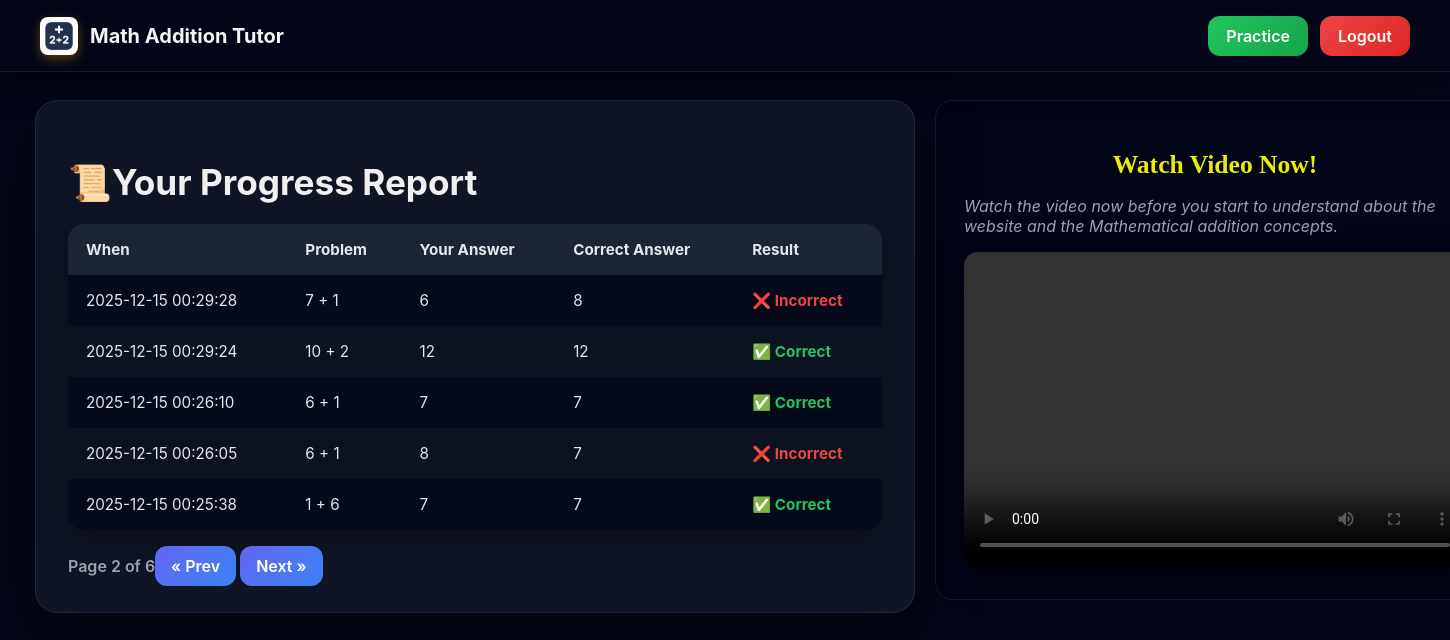
The page /?page=2 (signed in) on the database its author committed.
### app.py (models this page shows)
class Attempt(db.Model):
    id = db.Column(db.Integer, primary_key=True)
    user_id = db.Column(db.Integer, db.ForeignKey('user.id'), nullable=False)
    a = db.Column(db.Integer, nullable=False)
    b = db.Column(db.Integer, nullable=False)
    student_answer = db.Column(db.Integer, nullable=False)
    correct_answer = db.Column(db.Integer, nullable=False)
    is_correct = db.Column(db.Boolean, nullable=False)
    timestamp = db.Column(db.DateTime, default=db.func.current_timestamp())

### app.py (the view)
@app.route('/')
@login_required
def dashboard():
    page = request.args.get('page', 1, type=int)
    per_page = 10
    pagination = (
        Attempt.query.filter_by(user_id=current_user.id)
        .order_by(Attempt.timestamp.desc())
        .paginate(page=page, per_page=5, error_out=False)
    )
    return render_template(
        'dashboard.html',
        attempts=pagination.items,
        pagination=pagination,
    )

### app.py (called while the page is built)
@login_manager.user_loader
def load_user(user_id):
    return User.query.get(int(user_id))

### templates/dashboard.html (shortened to what this page needs)
{% extends "base.html" %}
{% block content %}
<div class="navbar">
  <div class="nav-left">
  <img src="{{ url_for('static', filename='assets/logo.png') }}" class="nav-logo" alt="Logo">
  <a href="{{ url_for('dashboard') }}">
    <span class="nav-title">Math Addition Tutor</span>
  </a>
</div>
  <div class="nav-right">
    <a href="{{ url_for('index') }}" class="btn-pmore-icon">Practice</a>
    <a href="{{ url_for('logout') }}" class="btn-logout-icon">Logout</a>
  </div>
</div>
<div class="main-container">
<div class="dashboard-container">
  <h1>📜Your Progress Report</h1>
  {% if attempts %}
  <table class="attempt-table">
    <thead>
      <tr>
        <th>When</th>
        <th>Problem</th>
        <th>Your Answer</th>
        <th>Correct Answer</th>
        <th>Result</th>
      </tr>
    </thead>
    <tbody>
      {% for attempt in attempts %}
      <tr>
        <td>{{ attempt.timestamp.strftime('%Y-%m-%d %H:%M:%S') if attempt.timestamp else '' }}</td>
        <td>{{ attempt.a }} + {{ attempt.b }}</td>
        <td>{{ attempt.student_answer }}</td>
        <td>{{ attempt.correct_answer }}</td>
        <td class="{{ 'correct' if attempt.is_correct else 'incorrect' }}">
          {{ "✅ Correct" if attempt.is_correct else "❌ Incorrect" }}
        </td>
      </tr>
      {% endfor %}
    </tbody>
  </table>
  <div class="pagination">
    <div>Page {{ pagination.page }} of {{ pagination.pages or 1 }}</div>
    <div>
      {% if pagination.has_prev %}
        <a href="{{ url_for('dashboard', page=pagination.prev_num) }}">« Prev</a>
      {% endif %}
      {% if pagination.has_next %}
        <a href="{{ url_for('dashboard', page=pagination.next_num) }}">Next »</a>
      {% endif %}
    </div>
  </div>
  {% else %}
    <p>No attempts yet. Try a problem first!</p>
  {% endif %}
</div>
<div class="video-section">
    <h2 class="video-text-tag">Watch Video Now!</h2>
    <p class="video-text-demo">Watch the video now before you start to understand about the website and the Mathematical addition concepts. </p>
    <video width="100%" height="315" controls>
      <source src="{{ url_for('static', filename='assets/demo.mp4') }}" type="video/mp4" />
    </video>
  </div>
  </div>
{% endblock %}

### templates/base.html (style rules this page uses)
body { font-family: Arial; max-width: 600px; margin: 40px auto; padding: 0 20px; }

### templates/dashboard.html (style rules this page uses)
*, *::before, *::after { box-sizing: border-box; }
body { background: radial-gradient(circle at top, #020617, #020617); font-family: 'Inter', sans-serif; color: #e5e7eb; }
.main-container { margin-top: 100px; width: 100rem; display: flex; justify-content: center; align-items: flex-start; gap: 20px; margin-left: -30rem; }
.dashboard-container { width: 55rem; max-width: 55rem; padding: 36px 32px; background: rgba(17, 24, 39, 0.9); backdrop-filter: blur(14px); border-radius: 22px; box-shadow: 0 25px 60px rgba(0,0,0,0.6); border: 1px solid rgba(255,255,255,0.08); display: flex; justify-content: space-between; align-items: center; margin-bottom: 30px; flex-wrap: wrap; }
.video-section { width: 35rem; margin-top: 0; padding: 28px; background: rgba(2, 6, 23, 0.75); border-radius: 18px; border: 1px solid rgba(255,255,255,0.08); box-shadow: inset 0 2px 6px rgba(0,0,0,0.4); }
h1 { font-size: 2.2em; font-weight: 700; color: #f2f0ef; margin-bottom: 20px; }
.btn-pmore-icon { padding: 10px 18px; background: linear-gradient(135deg, #22c55e, #16a34a); color: white !important; border-radius: 12px; text-decoration: none; font-weight: 600; transition: 0.25s ease; }
.btn-logout-icon { padding: 10px 18px; background: linear-gradient(135deg, #ef4444, #dc2626); color: white !important; border-radius: 12px; text-decoration: none; font-weight: 600; transition: 0.25s ease; }
.attempt-table { width: 100%; border-collapse: collapse; border-radius: 16px; overflow: hidden; background: rgba(2, 6, 23, 0.7); box-shadow: 0 10px 30px rgba(0,0,0,0.4); }
.attempt-table thead { background: rgba(31, 41, 55, 0.9); }
.attempt-table th, .attempt-table td { padding: 16px 18px; text-align: left; font-size: 0.95em; }
.attempt-table th { color: #e5e7eb; font-weight: 700; }
.attempt-table tr:nth-child(even) { background: rgba(255,255,255,0.03); }
.correct { color: #22c55e; font-weight: 700; }
.incorrect { color: #ef4444; font-weight: 700; }
.pagination { margin-top: 26px; display: flex; justify-content: space-between; align-items: center; font-weight: 600; color: #9ca3af; }
.video-text-tag { align-items: center; display: flex; justify-content: space-around; }
.pagination a { padding: 10px 16px; background: linear-gradient(135deg, #6366f1, #3b82f6); color: white; border-radius: 12px; text-decoration: none; transition: 0.25s ease; }
.video-section h2 { font-size: 1.6em; font-family: Georgia; margin-bottom: 10px; color: #e8ec08; font-weight: bold; }
.video-section p { margin-bottom: 16px; color: #9ca3af; }
video { border-radius: 14px; box-shadow: 0 10px 30px rgba(0,0,0,0.5); }
.video-text-demo { color: #e5e7eb; font-style: italic; }
.navbar { position: fixed; top: 0; left: 0; width: 100%; height: 72px; background: rgba(2, 6, 23, 0.9); backdrop-filter: blur(12px); border-bottom: 1px solid rgba(255,255,255,0.08); display: flex; justify-content: space-between; align-items: center; padding: 0 40px; z-index: 1000; box-shadow: 0 10px 30px rgba(0,0,0,0.5); }
.nav-left { display: flex; align-items: center; gap: 12px; }
.nav-logo { width: 38px; height: 38px; border-radius: 8px; background: white; box-shadow: 0 4px 12px rgba(218, 139, 11, 0.4); }
.nav-title { font-size: 20px; font-weight: 700; color: #f5f5f6; text-decoration: none; }
.nav-right { display: flex; gap: 12px; }
.nav-left a { text-decoration: none; }

### rows shown on the page
Attempt: timestamp "2025-12-15 00:29:28", a "7", b "1", student_answer "6", correct_answer "8", is_correct "❌ Incorrect"
Attempt: timestamp "2025-12-15 00:29:24", a "10", b "2", student_answer "12", correct_answer "12", is_correct "✅ Correct"
Attempt: timestamp "2025-12-15 00:26:10", a "6", b "1", student_answer "7", correct_answer "7", is_correct "✅ Correct"
Attempt: timestamp "2025-12-15 00:26:05", a "6", b "1", student_answer "8", correct_answer "7", is_correct "❌ Incorrect"
Attempt: timestamp "2025-12-15 00:25:38", a "1", b "6", student_answer "7", correct_answer "7", is_correct "✅ Correct"

### other values the page prints
{{ pagination.page }} "2"
{{ pagination.pages or 1 }} "6"
